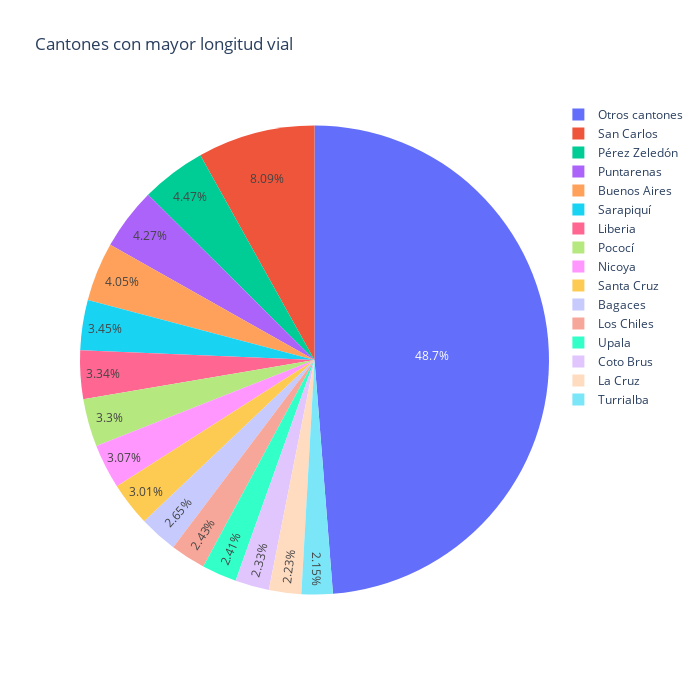

Notebook source saved alongside this figure:
### Code cell
fig = px.pie(top_15_pastel, 
             names="canton", 
             values="longitud_km",
             title="Cantones con mayor longitud vial",
             width=700,
             height=700)

fig.show()

### Figure 1 — Plotly figure (JSON) as saved in the notebook; plotly's stock layout.template omitted (floating-point values rounded to 4 significant figures)
{"data": [{"domain": {"x": [0, 1], "y": [0, 1]}, "hovertemplate": "canton=%{label}<br>longitud_km=%{value}<extra></extra>", "labels": ["Bagaces", "Buenos Aires", "Coto Brus", "La Cruz", "Liberia", "Los Chiles", "Nicoya", "Pococí", "Puntarenas", "Pérez Zeledón", "San Carlos", "Santa Cruz", "Sarapiquí", "Turrialba", "Upala", "Otros cantones"], "legendgroup": "", "name": "", "showlegend": true, "type": "pie", "values": [847.5, 1297.0, 747.5, 714.1, 1070.0, 777.0, 982.2, 1058.0, 1368.0, 1430.0, 2591.0, 965.2, 1103.0, 688.1, 770.1, 15610.0]}], "layout": {"height": 700, "legend": {"tracegroupgap": 0}, "title": {"text": "Cantones con mayor longitud vial"}, "width": 700}}
